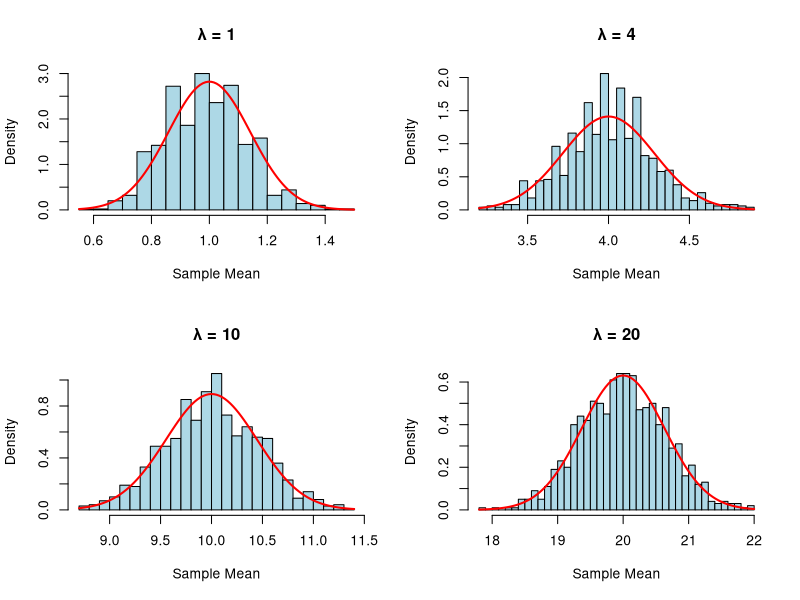
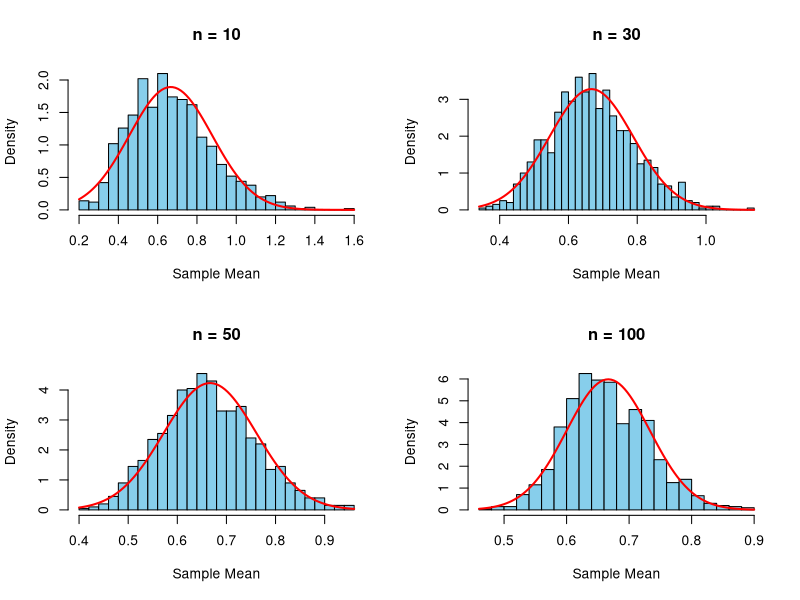
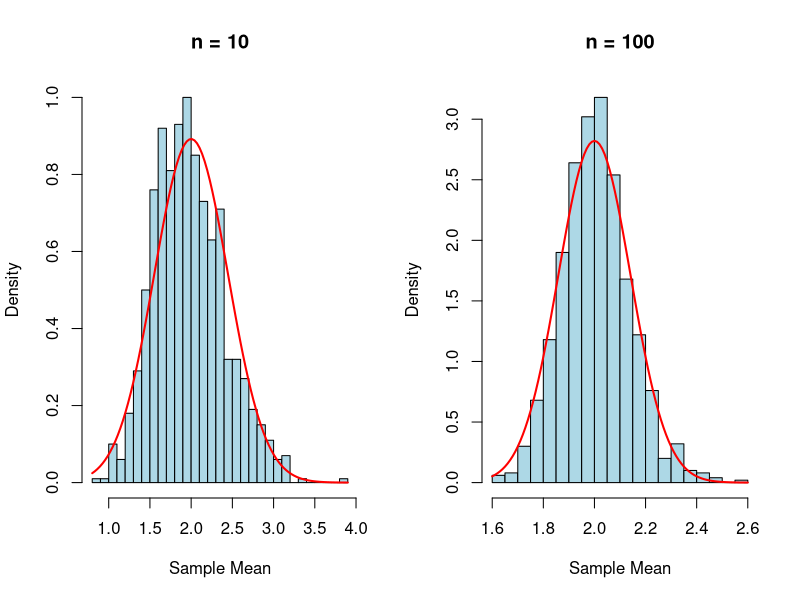

These figures' R source, in order:
# For a word that has sample, random, replicate, simulate use 'r'
# xbar - u / sigma * root n 

# rnorm, rbinom

# TEMPLATE
set.seed(123)
n = 30
num_samples = 1000
mu = 100
sigma = 15
sample_means = replicate(num_samples, {
  sample = rnorm(n, mean = mu, sd = sigma)
  mean(sample)
})
mean(sample_means)
var(sample_means)

# Empirical mean
# Empirical variances

# Poisson Distribution: 1. 
set.seed(123)
n = 50        
num_samples = 1000   
lambda = 4          

sample_means = replicate(num_samples, {
  sample = rpois(n, lambda) # generate one sample of 50 values from Poisson(4)
  mean(sample) # generate one sample of 50 values from Poisson(4)
})

empirical_mean = mean(sample_means)
empirical_variance = var(sample_means)

theoretical_mean = lambda
theoretical_variance = lambda / n  

cat("Empirical Mean:", empirical_mean, "\n")
cat("Theoretical Mean:", theoretical_mean, "\n")
cat("Empirical Variance:", empirical_variance, "\n")
cat("Theoretical Variance:", theoretical_variance, "\n")

# Poisson Distribution: 2. 
set.seed(123)
n = 50
num_samples = 1000
lambda_values = c(1, 4, 10, 20)

# Plot distribution of sample means for different lambda
par(mfrow = c(2,2))  # 2x2 plot layout

for (lambda in lambda_values) {
  sample_means = replicate(num_samples, {
    sample = rpois(n, lambda)
    mean(sample)
  })
  
  hist(sample_means,
       main = paste("λ =", lambda),
       xlab = "Sample Mean",
       col = "lightblue",
       probability = TRUE,
       breaks = 30)
  
  curve(dnorm(x, mean = lambda, sd = sqrt(lambda/n)),
        add = TRUE, col = "red", lwd = 2)
}

# Exponential Distribution 1.
set.seed(123)
lambda = 1.5
mu = 1 / lambda
var_theoretical = 1 / (lambda^2)

num_samples = 1000

# Sample sizes
sample_sizes = c(10, 50)

for (n in sample_sizes) {
  sample_means = replicate(num_samples, {
    sample = rexp(n, rate = lambda)
    mean(sample)
  })
  
  cat("\n--- Sample size:", n, "---\n")
  cat("Empirical Mean:", mean(sample_means), "\n")
  cat("Theoretical Mean:", mu, "\n")
  
  cat("Empirical Variance:", var(sample_means), "\n")
  cat("Theoretical Variance:", var_theoretical / n, "\n")
}

# Exponential Distribution 2.
set.seed(123)
num_samples = 1000
lambda = 1.5
n_values = c(10, 30, 50, 100)

par(mfrow = c(2, 2))  # 2x2 layout

for (n in n_values) {
  sample_means = replicate(num_samples, {
    mean(rexp(n, rate = lambda))
  })
  
  hist(sample_means, probability = TRUE,
       main = paste("n =", n),
       xlab = "Sample Mean", col = "skyblue", breaks = 30)
  
  curve(dnorm(x, mean = 1/lambda, sd = sqrt((1/lambda^2)/n)), 
        add = TRUE, col = "red", lwd = 2)
}


# Normal Distribution
set.seed(123)
num_samples = 1000
mu = 70
sigma = 10

# Try different sample sizes
n_values = c(10, 30, 50, 100)

for (n in n_values) {
  sample_means = replicate(num_samples, {
    sample = rnorm(n, mean = mu, sd = sigma)
    mean(sample)
  })
  
  cat("Sample size n =", n, "\n")
  cat("Empirical Mean:", mean(sample_means), "\n")
  cat("Theoretical Mean:", mu, "\n")
  cat("Empirical Variance:", var(sample_means), "\n")
  cat("Theoretical Variance:", sigma^2 / n, "\n\n")
}


# Gamma Distribution 1.
set.seed(123)
num_samples = 1000
shape = 2
rate = 1
mu = shape / rate
var_theoretical = shape / (rate^2)

n_values = c(10, 100)

for (n in n_values) {
  sample_means = replicate(num_samples, {
    mean(rgamma(n, shape = shape, rate = rate))
  })
  
  cat("Sample size n =", n, "\n")
  cat("Empirical Mean:", mean(sample_means), "\n")
  cat("Theoretical Mean:", mu, "\n")
  cat("Empirical Variance:", var(sample_means), "\n")
  cat("Theoretical Variance:", var_theoretical / n, "\n\n")
}

# Gamma Distribution 2.
set.seed(123)
num_samples = 1000
shape = 2
rate = 1

par(mfrow = c(1, 2))  # Side-by-side plots

for (n in c(10, 100)) {
  sample_means = replicate(num_samples, {
    mean(rgamma(n, shape = shape, rate = rate))
  })
  
  hist(sample_means, probability = TRUE,
       breaks = 30,
       col = "lightblue",
       main = paste("n =", n),
       xlab = "Sample Mean")
  
  # Overlay normal curve
  mu = shape / rate
  sigma2 = shape / rate^2
  curve(dnorm(x, mean = mu, sd = sqrt(sigma2 / n)),
        add = TRUE, col = "red", lwd = 2)
}